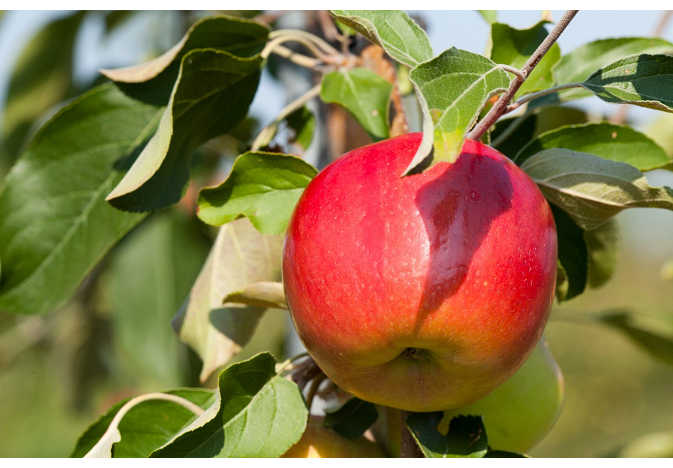
//> input picture HW1/ex2/apple.png, 673 x 468 px, given in place of apple.jpg, which was not available
$ ./HSVPerimeterTest   (built with g++ and OpenCV 4)
//> lines starting //> are read from the running program, lines starting //| are printed output that depends on the picture; pictures that were not available may be replaced by others from this repository, and a replacement may not be noted
#include <iostream>
#include "opencv2/highgui/highgui.hpp"
#include "opencv2/imgproc/imgproc.hpp"

using namespace cv;
using namespace std;


Mat imgOriginal;

int iLowH = 100;
int iHighH = 140;

int iLowS = 90;
int iHighS = 255;

int iLowV = 90;
int iHighV = 255;

void callback(int, void*);
int main(int argc, char** argv)
{
    namedWindow("Control", 0); //create a window called "Control"


    imgOriginal = imread("/root/Documents/vision/ex1/apple.jpg");
//> imgOriginal is the input picture: 468 rows x 673 cols, CV_8UC3; mean B, G, R 74.9, 119, 137.7
    //resize(imgOriginal, imgOriginal, Size(400, 300));
    imshow("Original", imgOriginal); //show the original image

    //Create trackbars in "Control" window
    createTrackbar("LowH", "Control", &iLowH, 179, callback); //Hue (0 - 179)
    createTrackbar("HighH", "Control", &iHighH, 179, callback);

    createTrackbar("LowS", "Control", &iLowS, 255, callback); //Saturation (0 - 255)
    createTrackbar("HighS", "Control", &iHighS, 255, callback);

    createTrackbar("LowV", "Control", &iLowV, 255, callback); //Value (0 - 255)
    createTrackbar("HighV", "Control", &iHighV, 255, callback);

    waitKey(0);

    return 0;

}

void callback(int ,void*)
{
    Mat imgHSV;
    vector<Mat> hsvSplit;
    cvtColor(imgOriginal, imgHSV, COLOR_BGR2HSV); //Convert the captured frame from BGR to HSV
//> imgHSV: 468 rows x 673 cols, CV_8UC3; mean H, S, V 44.8, 147, 146.6

    //因为我们读取的是彩色图，直方图均衡化需要在HSV空间做
    split(imgHSV, hsvSplit);
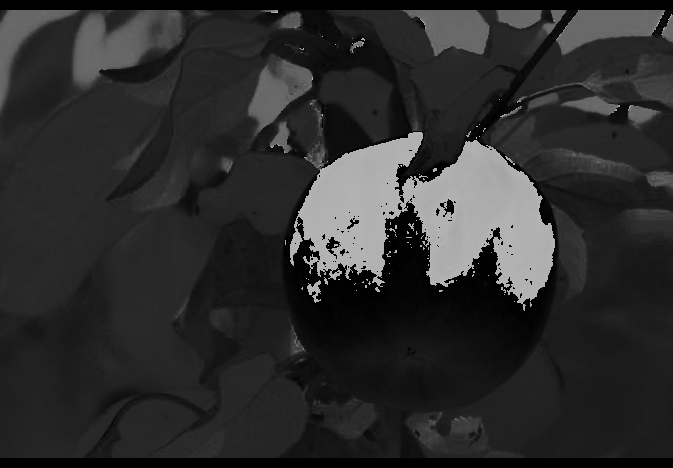
//> hsvSplit[0]: 468 rows x 673 cols, CV_8UC1; min 0, max 179, mean 44.8
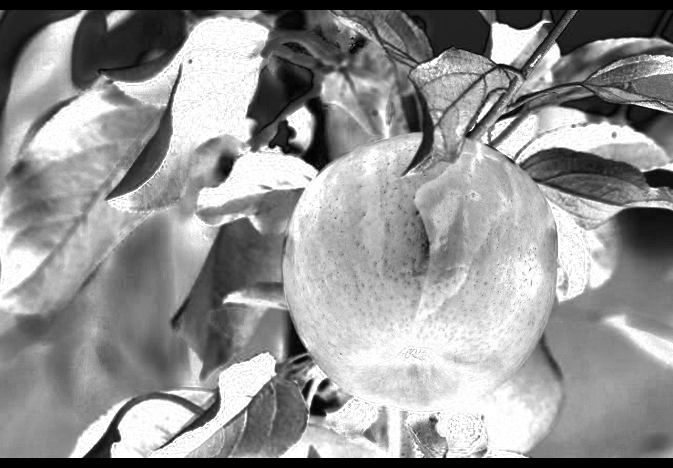
//> hsvSplit[1]: 468 rows x 673 cols, CV_8UC1; min 0, max 255, mean 147
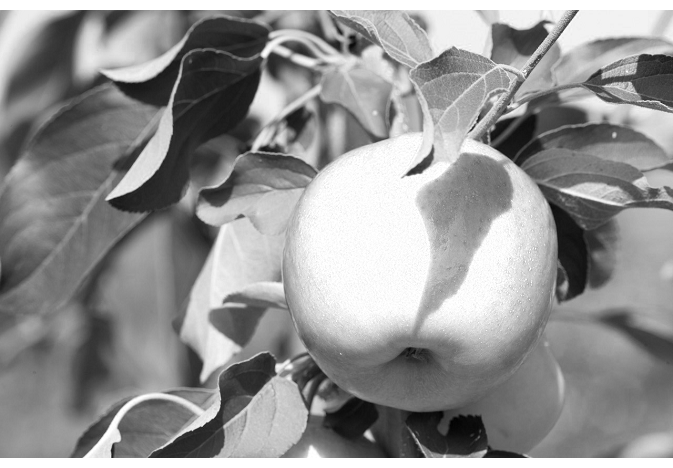
//> hsvSplit[2]: 468 rows x 673 cols, CV_8UC1; min 1, max 255, mean 146.6
    equalizeHist(hsvSplit[2], hsvSplit[2]);
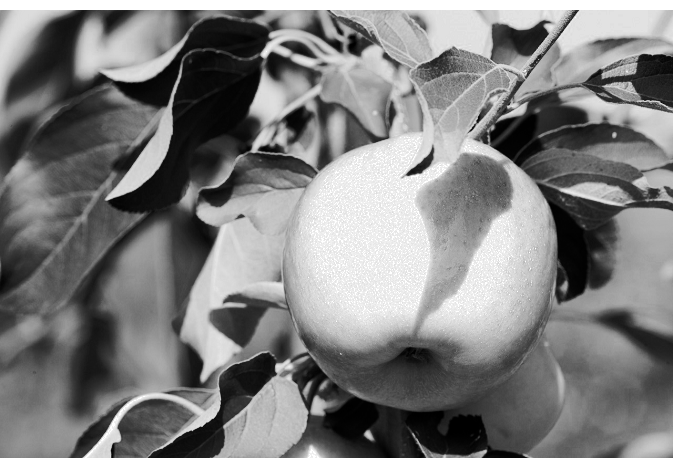
//> hsvSplit[2]: 468 rows x 673 cols, CV_8UC1; min 0, max 255, mean 128.4
    merge(hsvSplit, imgHSV);
//> imgHSV: 468 rows x 673 cols, CV_8UC3; mean H, S, V 44.8, 147, 128.4
    Mat imgThresholded;
    inRange(imgHSV, Scalar(iLowH, iLowS, iLowV), Scalar(iHighH, iHighS, iHighV), imgThresholded); //Threshold the image
//> imgThresholded: 468 rows x 673 cols, CV_8UC1; every value is 0

    //开操作 (去除一些噪点)
    Mat element = getStructuringElement(MORPH_RECT, Size(5, 5));
    morphologyEx(imgThresholded, imgThresholded, MORPH_OPEN, element);

    //闭操作 (连接一些连通域)
    morphologyEx(imgThresholded, imgThresholded, MORPH_CLOSE, element);

    imshow("Thresholded Image", imgThresholded); //show the thresholded image
}
